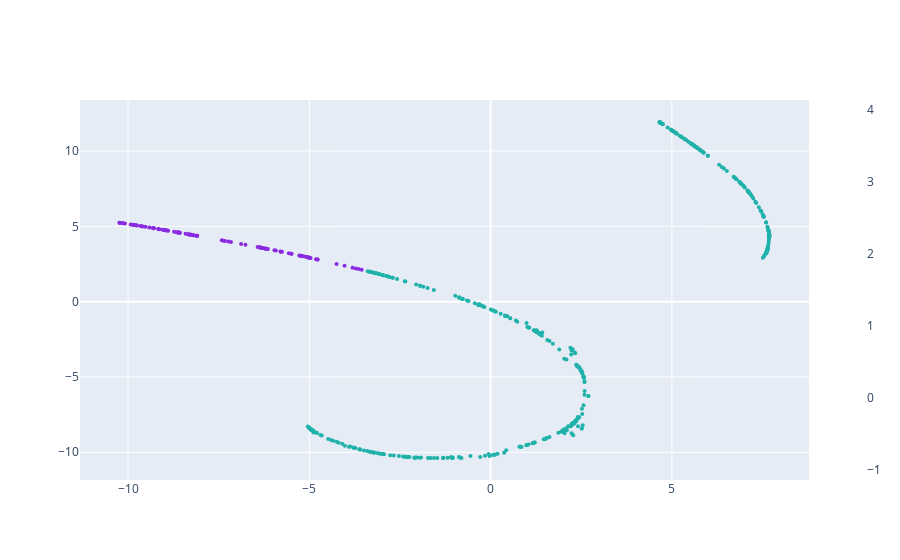

Notebook cell for this chart:
### Code cell
import plotly.express as px
import plotly.graph_objects as go
import numpy as np


mapColors = {0:'lightseagreen', 1:'blueviolet'}
mapSentColors = {1:'lightseagreen', 2:'blueviolet'}
colorsClusters = [mapColors[c] for c in clusters]
colorsSentiment = [mapSentColors[s] for s in df.sexe]

fig = go.Figure(data=go.Scatter(
    x = X_tsne[:, 0],
    y = X_tsne[:, 1],
    hovertext = list(zip(df.Tags.apply(lambda x : x.split(',')), df.sexe)),
    mode='markers+text',
    marker=dict(
        size=4,
        color=colorsClusters, # colorsClusters or colorsSentiment
        colorscale='Viridis',
        showscale=True,
    )
))
fig.show()

### Figure 1 — Plotly figure (JSON) as saved in the notebook; plotly's stock layout.template omitted (floating-point values rounded to 4 significant figures; data arrays with more than 128 entries replaced by an {"elided": "..."} marker saying what was removed)
{"data": [{"hovertext": {"elided": "500 str values"}, "marker": {"color": {"elided": "500 str values"}, "colorscale": [[0, "#440154"], [0.1111, "#482878"], [0.2222, "#3e4989"], [0.3333, "#31688e"], [0.4444, "#26828e"], [0.5556, "#1f9e89"], [0.6667, "#35b779"], [0.7778, "#6ece58"], [0.8889, "#b5de2b"], [1, "#fde725"]], "showscale": true, "size": 4}, "mode": "markers+text", "type": "scatter", "x": {"elided": "500 float values"}, "y": {"elided": "500 float values"}}], "layout": {}}
